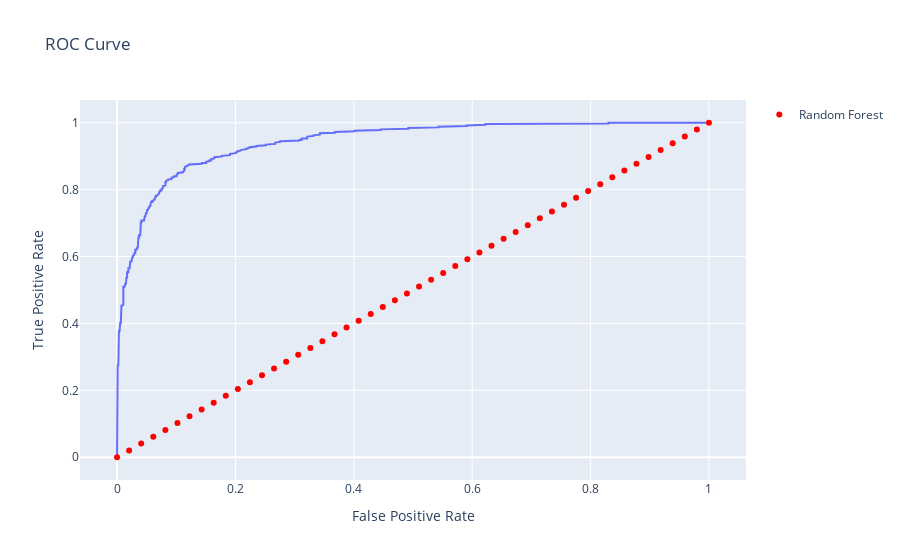

Notebook source saved alongside this figure:
### Code cell
fpr, tpr, _ = roc_curve(y_test, y_rand_score)

roc_df = pd.DataFrame({'fpr': fpr, 'tpr': tpr})
ref_df = pd.DataFrame({'fpr': np.linspace(0, 1, 50), 'tpr': np.linspace(0, 1, 50)})

fig = px.line(roc_df, x='fpr', y='tpr', title='ROC Curve', labels={'fpr': 'False Positive Rate', 'tpr': 'True Positive Rate'})
fig.add_scatter(x=ref_df['fpr'], y=ref_df['tpr'], mode='markers', name='Random Forest', marker=dict(color='red'))
fig.show()

### Figure 1 — Plotly figure (JSON) as saved in the notebook; plotly's stock layout.template omitted (floating-point values rounded to 4 significant figures; data arrays with more than 128 entries replaced by an {"elided": "..."} marker saying what was removed)
{"data": [{"hovertemplate": "False Positive Rate=%{x}<br>True Positive Rate=%{y}<extra></extra>", "legendgroup": "", "line": {"color": "#636efa", "dash": "solid"}, "marker": {"symbol": "circle"}, "mode": "lines", "name": "", "orientation": "v", "showlegend": false, "type": "scatter", "x": {"elided": "279 float values"}, "xaxis": "x", "y": {"elided": "279 float values"}, "yaxis": "y"}, {"marker": {"color": "red"}, "mode": "markers", "name": "Random Forest", "type": "scatter", "x": [0.0, 0.02041, 0.04082, 0.06122, 0.08163, 0.102, 0.1224, 0.1429, 0.1633, 0.1837, 0.2041, 0.2245, 0.2449, 0.2653, 0.2857, 0.3061, 0.3265, 0.3469, 0.3673, 0.3878, 0.4082, 0.4286, 0.449, 0.4694, 0.4898, 0.5102, 0.5306, 0.551, 0.5714, 0.5918, 0.6122, 0.6327, 0.6531, 0.6735, 0.6939, 0.7143, 0.7347, 0.7551, 0.7755, 0.7959, 0.8163, 0.8367, 0.8571, 0.8776, 0.898, 0.9184, 0.9388, 0.9592, 0.9796, 1.0], "y": [0.0, 0.02041, 0.04082, 0.06122, 0.08163, 0.102, 0.1224, 0.1429, 0.1633, 0.1837, 0.2041, 0.2245, 0.2449, 0.2653, 0.2857, 0.3061, 0.3265, 0.3469, 0.3673, 0.3878, 0.4082, 0.4286, 0.449, 0.4694, 0.4898, 0.5102, 0.5306, 0.551, 0.5714, 0.5918, 0.6122, 0.6327, 0.6531, 0.6735, 0.6939, 0.7143, 0.7347, 0.7551, 0.7755, 0.7959, 0.8163, 0.8367, 0.8571, 0.8776, 0.898, 0.9184, 0.9388, 0.9592, 0.9796, 1.0]}], "layout": {"legend": {"tracegroupgap": 0}, "title": {"text": "ROC Curve"}, "xaxis": {"anchor": "y", "domain": [0, 1], "title": {"text": "False Positive Rate"}}, "yaxis": {"anchor": "x", "domain": [0, 1], "title": {"text": "True Positive Rate"}}}}
